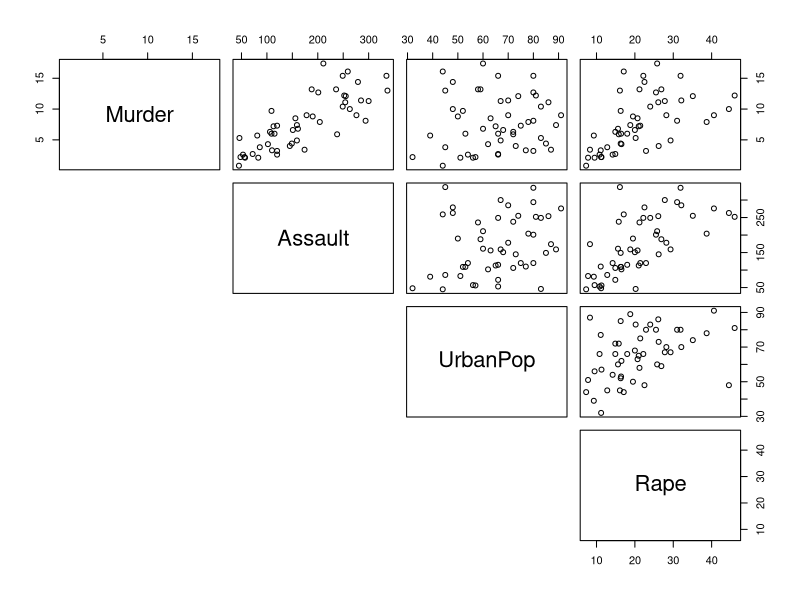
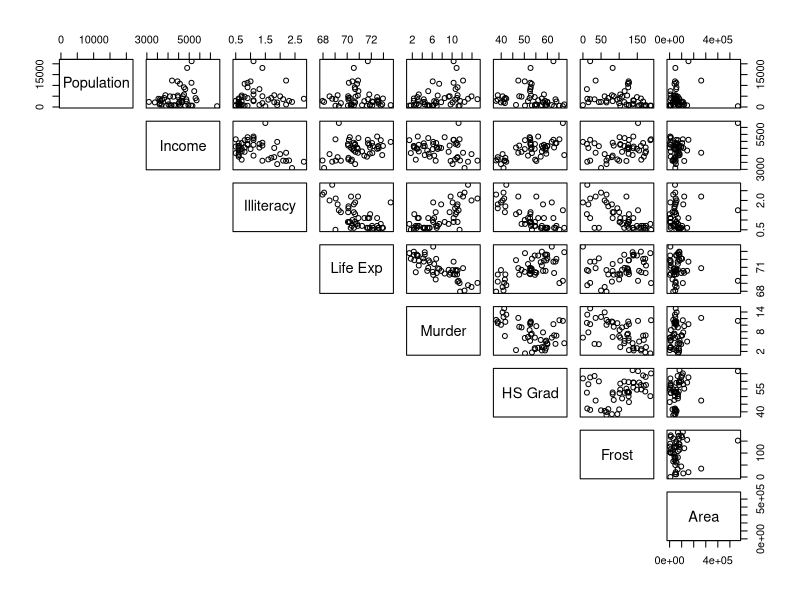
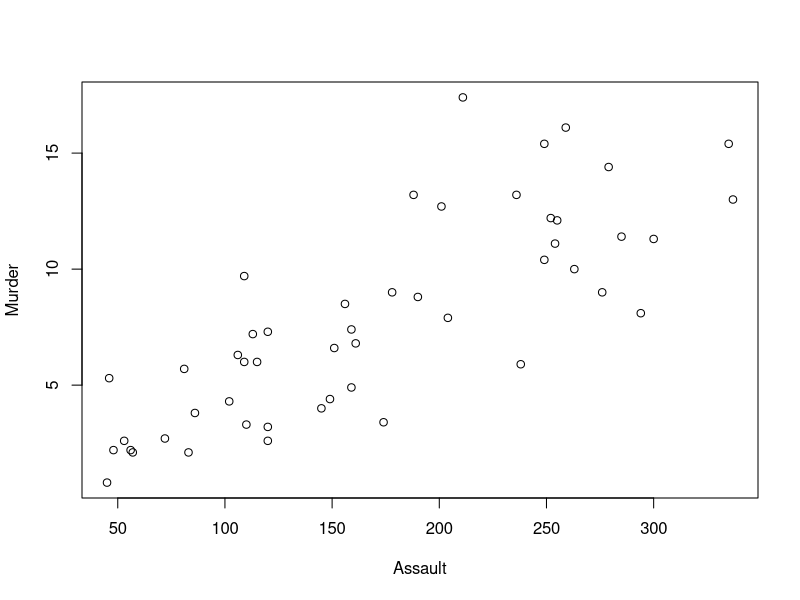
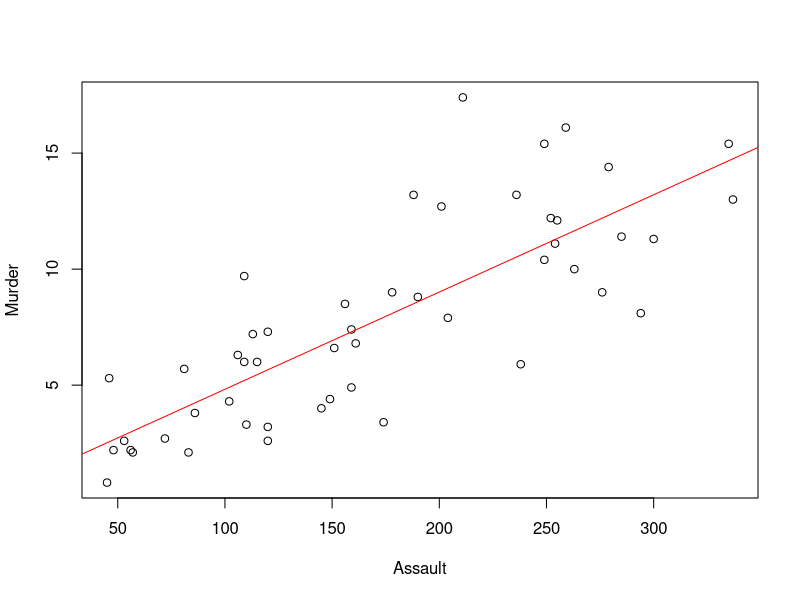
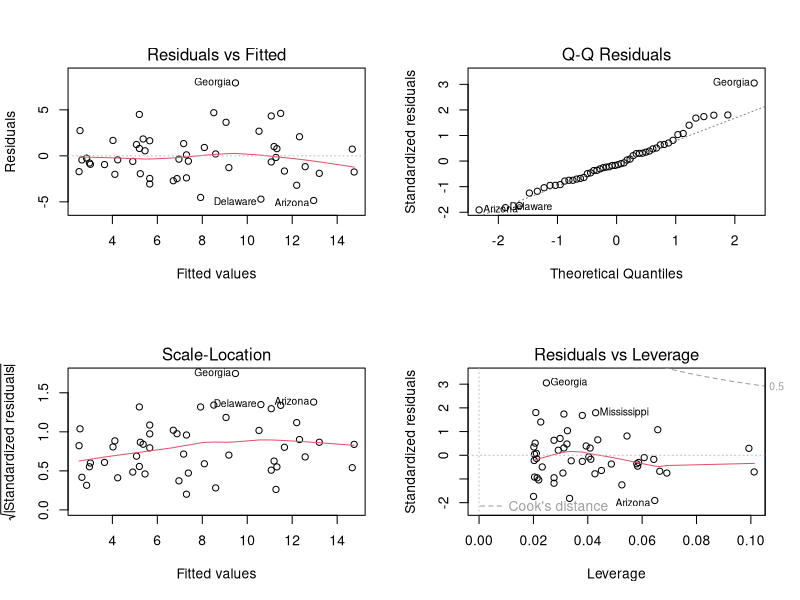
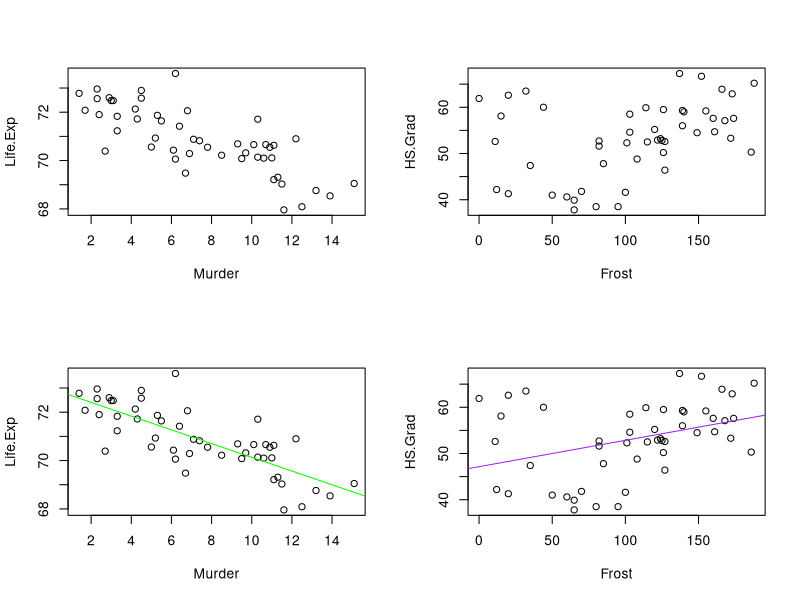
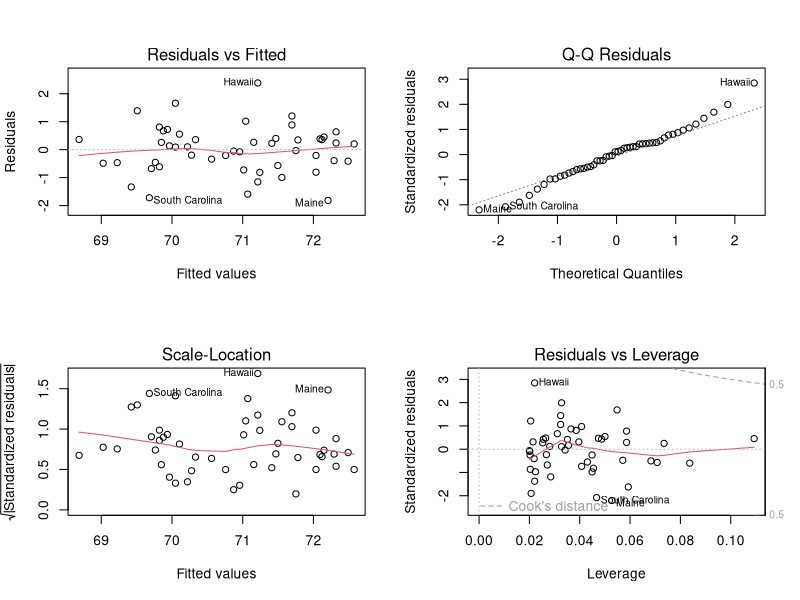
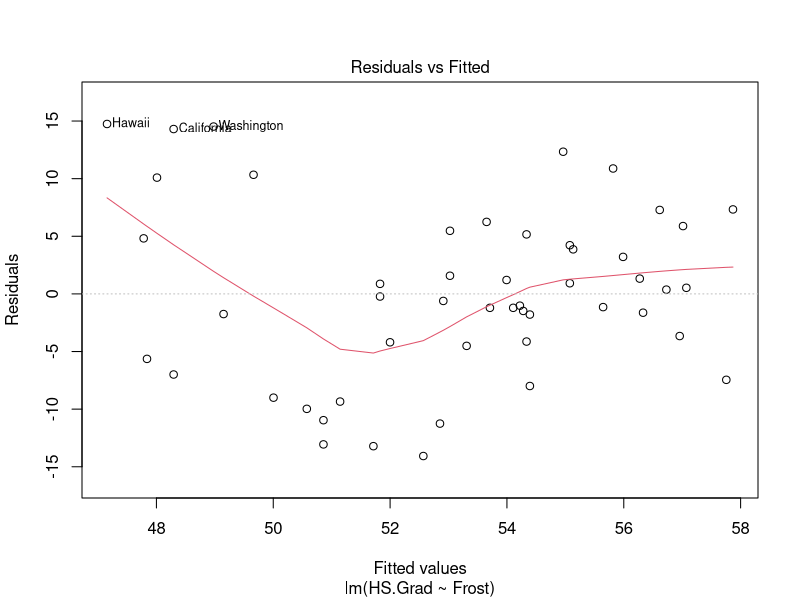

Source code (R) for these figures, in order:
## ---- chunk 1
pairs(USArrests, lower.panel=NULL)
## ---- chunk 2
cor(USArrests, method="pearson")
## ---- chunk 3
pairs(state.x77, lower.panel=NULL)
## ---- chunk 4
cor(state.x77, method="pearson")
## ---- chunk 5
cor(USArrests, method="spearman")
## ---- chunk 6
cor(state.x77, method="spearman")
## ---- chunk 7
plot(Murder~Assault, data=USArrests)
## ---- chunk 8
lm.1<-lm(Murder~Assault, data=USArrests) # fit a straight line to your data
lm.1
## ---- chunk 9
anova(lm.1)
## ---- chunk 10
plot(Murder~Assault, data=USArrests) #The first command creates a scatterplot of the data
abline(lm.1,col="red") # The second command uses the results of the linear model fitting (the object lm.1) to add the line of best fit to the plot (and colour it red).
## ---- chunk 11
par(mfrow=c(2,2))
plot(lm.1)
## ---- chunk 12
states<-data.frame(state.x77)
states
## ---- chunk 13
plot(Life.Exp~Murder, data=states)
plot(HS.Grad~Frost, data=states)
## ---- chunk 14
lm.murder<-lm(Life.Exp~Murder, data=states) # fit a straight line to your data
lm.murder

lm.frost<-lm(HS.Grad~Frost, data=states) # fit a straight line to your data
lm.frost
## ---- chunk 15
anova(lm.murder)
anova(lm.frost)
## ---- chunk 16
plot(Life.Exp~Murder, data=states) 
abline(lm.murder,col="green") 

plot(HS.Grad~Frost, data=states) 
abline(lm.frost,col="purple") 
## ---- chunk 17
par(mfrow=c(2,2))
plot(lm.murder)

par(mfrow=c(1,1))
plot(lm.frost)
